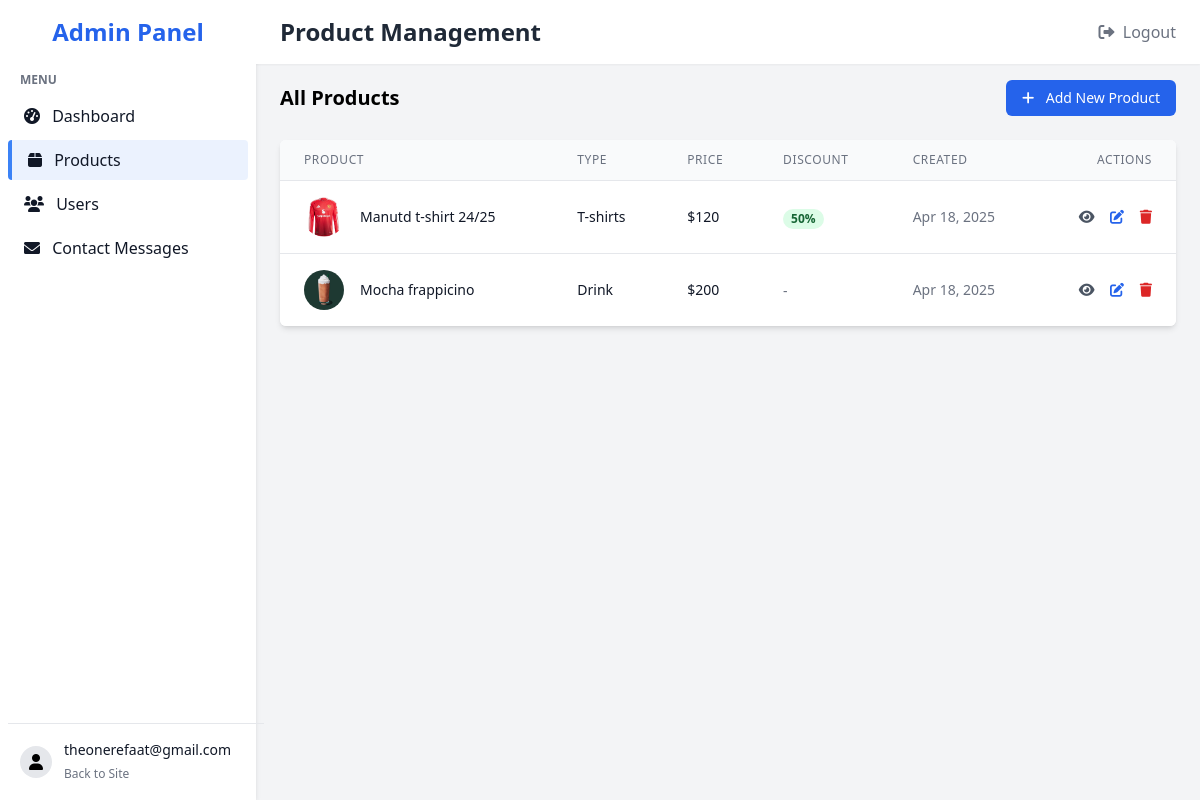
The page /admin-page/products/ (signed in) on the database its author committed.
### accounts/models.py (models this page shows, shortened)
class User(AbstractUser):
    USER_TYPE_CHOICES = (
        ('admin', 'Admin'),
        ('user', 'Regular User'),
    )
    username = None
    email = models.EmailField(_('email address'), unique=True)
    type = models.CharField(max_length=10, choices=USER_TYPE_CHOICES, default='user')
    USERNAME_FIELD = 'email'
    REQUIRED_FIELDS = []
    objects = UserManager()

### products/models.py (models this page shows, shortened)
class Product(models.Model):
    name = models.CharField(max_length=255)
    type = models.CharField(max_length=255)
    price = models.IntegerField()
    description = models.TextField()
    image = models.ImageField(upload_to='products/', null=True, blank=True)
    discount = models.IntegerField(null=True, blank=True)
    created_at = models.DateTimeField(auto_now_add=True)
    updated_at = models.DateTimeField(auto_now=True)

### admin_panel/views.py (the view)
# urls.py: path('products/', views.product_list, name='product_list'),
@login_required
def product_list(request):
    products = Product.objects.all().order_by('-created_at')
    return render(request, 'admin_panel/product_list.html', {'products': products})

### cart/context_processors.py (called while the page is built)
def cart_processor(request):
    return {'cart': Cart(request)}

### templates/admin_panel/product_list.html (shortened to what this page needs)
{% extends 'admin_panel/base_admin.html' %}
{% block page_title %}Product Management{% endblock %}
{% block content %}
<div class="mb-6 flex justify-between items-center">
    <h2 class="text-xl font-semibold">All Products</h2>
    <a href="{% url 'admin_panel:product_add' %}" class="bg-blue-600 text-white px-4 py-2 rounded-md text-sm font-medium hover:bg-blue-700">
        <i class="fas fa-plus mr-2"></i> Add New Product
    </a>
</div>
{% if products %}
<div class="bg-white shadow-md rounded-md overflow-hidden">
    <table class="min-w-full divide-y divide-gray-200">
        <thead class="bg-gray-50">
            <tr>
                <th scope="col" class="px-6 py-3 text-left text-xs font-medium text-gray-500 uppercase tracking-wider">Product</th>
                <th scope="col" class="px-6 py-3 text-left text-xs font-medium text-gray-500 uppercase tracking-wider">Type</th>
                <th scope="col" class="px-6 py-3 text-left text-xs font-medium text-gray-500 uppercase tracking-wider">Price</th>
                <th scope="col" class="px-6 py-3 text-left text-xs font-medium text-gray-500 uppercase tracking-wider">Discount</th>
                <th scope="col" class="px-6 py-3 text-left text-xs font-medium text-gray-500 uppercase tracking-wider">Created</th>
                <th scope="col" class="px-6 py-3 text-right text-xs font-medium text-gray-500 uppercase tracking-wider">Actions</th>
            </tr>
        </thead>
        <tbody class="bg-white divide-y divide-gray-200">
            {% for product in products %}
            <tr>
                <td class="px-6 py-4 whitespace-nowrap">
                    <div class="flex items-center">
                        <div class="flex-shrink-0 h-10 w-10">
                            {% if product.image %}
                            <img class="h-10 w-10 rounded-full object-cover" src="{{ product.image.url }}" alt="{{ product.name }}">
                            {% else %}
                            <div class="h-10 w-10 rounded-full bg-gray-200 flex items-center justify-center">
                                <i class="fas fa-image text-gray-400"></i>
                            </div>
                            {% endif %}
                        </div>
                        <div class="ml-4">
                            <div class="text-sm font-medium text-gray-900">{{ product.name }}</div>
                        </div>
                    </div>
                </td>
                <td class="px-6 py-4 whitespace-nowrap">
                    <div class="text-sm text-gray-900">{{ product.type }}</div>
                </td>
                <td class="px-6 py-4 whitespace-nowrap">
                    <div class="text-sm text-gray-900">${{ product.price }}</div>
                </td>
                <td class="px-6 py-4 whitespace-nowrap">
                    {% if product.discount %}
                    <span class="px-2 inline-flex text-xs leading-5 font-semibold rounded-full bg-green-100 text-green-800">
                        {{ product.discount }}%
                    </span>
                    {% else %}
                    <span class="text-sm text-gray-500">-</span>
                    {% endif %}
                </td>
                <td class="px-6 py-4 whitespace-nowrap text-sm text-gray-500">
                    {{ product.created_at|date:"M d, Y" }}
                </td>
                <td class="px-6 py-4 whitespace-nowrap text-right text-sm font-medium">
                    <a href="{% url 'products:detail' product.id %}" class="text-gray-600 hover:text-gray-900 mr-3" target="_blank">
                        <i class="fas fa-eye"></i>
                    </a>
                    <a href="{% url 'admin_panel:product_edit' product.id %}" class="text-blue-600 hover:text-blue-900 mr-3">
                        <i class="fas fa-edit"></i>
                    </a>
                    <a href="{% url 'admin_panel:product_delete' product.id %}" class="text-red-600 hover:text-red-900">
                        <i class="fas fa-trash"></i>
                    </a>
                </td>
            </tr>
            {% endfor %}
        </tbody>
    </table>
</div>
{% endif %}
{% endblock %}

### templates/admin_panel/base_admin.html (shortened to what this page needs)
<!DOCTYPE html>
<html lang="en">
<head>
    <script src="https://cdn.tailwindcss.com"></script>
    <link rel="stylesheet" href="https://cdnjs.cloudflare.com/ajax/libs/font-awesome/6.0.0/css/all.min.css">
</head>
<body class="bg-gray-100 min-h-screen flex">
    <div class="bg-white w-64 py-4 px-2 flex-shrink-0 shadow-md">
        <div class="flex justify-center mb-6">
            <a href="{% url 'admin_panel:dashboard' %}" class="text-2xl font-bold text-blue-600">Admin Panel</a>
        </div>
        <div class="mt-6">
            <div class="text-gray-500 text-xs font-semibold px-3 mb-2">MENU</div>
            <ul>
                <li class="mb-1">
                    <a href="{% url 'admin_panel:dashboard' %}" class="{% if request.path == '/admin-page/' %}sidebar-active{% endif %} block px-4 py-2 rounded text-gray-900 hover:bg-blue-50 transition-colors duration-200">
                        <i class="fas fa-tachometer-alt mr-2"></i> Dashboard
                    </a>
                </li>
                <li class="mb-1">
                    <a href="{% url 'admin_panel:product_list' %}" class="{% if '/admin-page/products/' in request.path %}sidebar-active{% endif %} block px-4 py-2 rounded text-gray-900 hover:bg-blue-50 transition-colors duration-200">
                        <i class="fas fa-box mr-2"></i> Products
                    </a>
                </li>
                <li class="mb-1">
                    <a href="{% url 'admin_panel:user_list' %}" class="{% if '/admin-page/users/' in request.path %}sidebar-active{% endif %} block px-4 py-2 rounded text-gray-900 hover:bg-blue-50 transition-colors duration-200">
                        <i class="fas fa-users mr-2"></i> Users
                    </a>
                </li>
                <li class="mb-1">
                    <a href="{% url 'admin_panel:contact_list' %}" class="{% if '/admin-page/contacts/' in request.path %}sidebar-active{% endif %} block px-4 py-2 rounded text-gray-900 hover:bg-blue-50 transition-colors duration-200">
                        <i class="fas fa-envelope mr-2"></i> Contact Messages
                    </a>
                </li>
            </ul>
        </div>
        <div class="mt-auto px-3 py-4 border-t absolute bottom-0 w-64">
            <div class="flex items-center">
                <div class="flex-shrink-0">
                    <span class="inline-block h-8 w-8 rounded-full bg-gray-200 text-center leading-8">
                        <i class="fas fa-user"></i>
                    </span>
                </div>
                <div class="ml-3">
                    <p class="text-sm font-medium text-gray-900">{{ request.user.get_full_name|default:request.user.email }}</p>
                    <a href="{% url 'products:index' %}" class="text-xs text-gray-500 hover:text-blue-600">
                        Back to Site
                    </a>
                </div>
            </div>
        </div>
    </div>
    <div class="flex-1 flex flex-col overflow-hidden">
        <header class="bg-white shadow-sm h-16 flex items-center">
            <div class="flex justify-between items-center w-full px-6">
                <h1 class="text-2xl font-semibold text-gray-800">{% block page_title %}Dashboard{% endblock %}</h1>
                <div>
                    <form method="POST" action="{% url 'logout' %}" class="inline-form">
                        <button type="submit" class="text-gray-500 hover:text-gray-700">
                            <i class="fas fa-sign-out-alt mr-1"></i> Logout
                        </button>
                    </form>
                </div>
            </div>
        </header>
        <main class="flex-1 overflow-y-auto px-6 py-4">
            {% block content %}{% endblock %}
        </main>
    </div>
</body>
</html>

### templates/admin_panel/base_admin.html (style rules this page uses)
.sidebar-active { background-color: rgba(59, 130, 246, 0.1); border-left: 4px solid #3b82f6; }

### rows shown on the page
User: user.get_full_name "theonerefaat@gmail.com"
Product: image (picture), name "Manutd t-shirt 24/25", type "T-shirts", price "120", discount "50", created_at "Apr 18, 2025"
Product: image (picture), name "Mocha frappicino", type "Drink", price "200", created_at "Apr 18, 2025"
